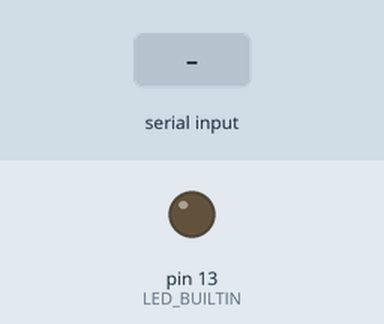
Recording of a sketch running on a simulated Arduino Uno, built with avr-gcc and run on an emulated ATmega328P. Parts: output pins drawn as LEDs (lit = HIGH). Dashed ring = blinking. Inputs (shaded band) come from the test bench. What the sketch prints to the serial monitor is not drawn.

Above: at 1.2 s.
1.3 s: "1" received over Serial
At 1.7 s:
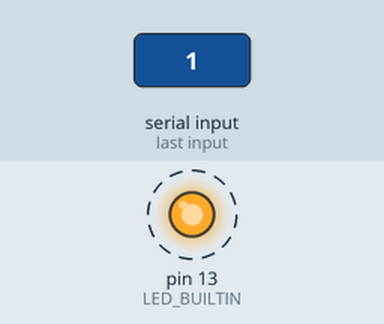
Timing chart, 0 to 4.3 s (numbered marks = the images above; inputs shaded):
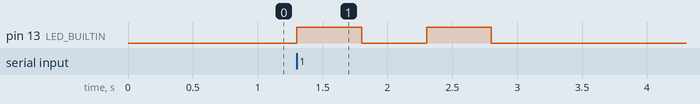

The sketch:

NANO_COMM_TEST.ino
```cpp
void setup() {
  // put your setup code here, to run once:
  Serial.begin(9600);
  pinMode(LED_BUILTIN,OUTPUT);
  Serial.println("RESTART");
}

void loop() {
  // put your main code here, to run repeatedly:
  char b;

  if (Serial.available() > 0)
  {
    b = Serial.read();
    if (b == 'a')
    {
      digitalWrite(LED_BUILTIN,HIGH);
      delay(500);
      digitalWrite(LED_BUILTIN,LOW);
      delay(500);
    }
    else
    {
      digitalWrite(LED_BUILTIN,HIGH);
      delay(500);
      digitalWrite(LED_BUILTIN,LOW);
      delay(500);
      digitalWrite(LED_BUILTIN,HIGH);
      delay(500);
      digitalWrite(LED_BUILTIN,LOW);
      delay(500);
    }
    while(Serial.available() > 0)
    {
      b = Serial.read();
      Serial.print(b);
    }
  }
}
```

Measured:
- after the input at 1.3 s, pin 13 (LED_BUILTIN): alternates HIGH for 0.50 s and LOW for 0.50 s, 4 changes in all, then stays LOW, starting at once
